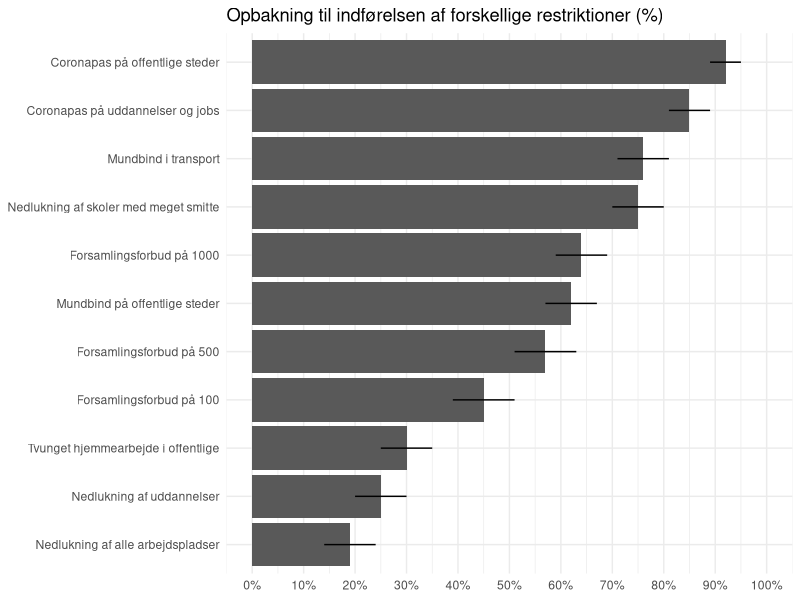
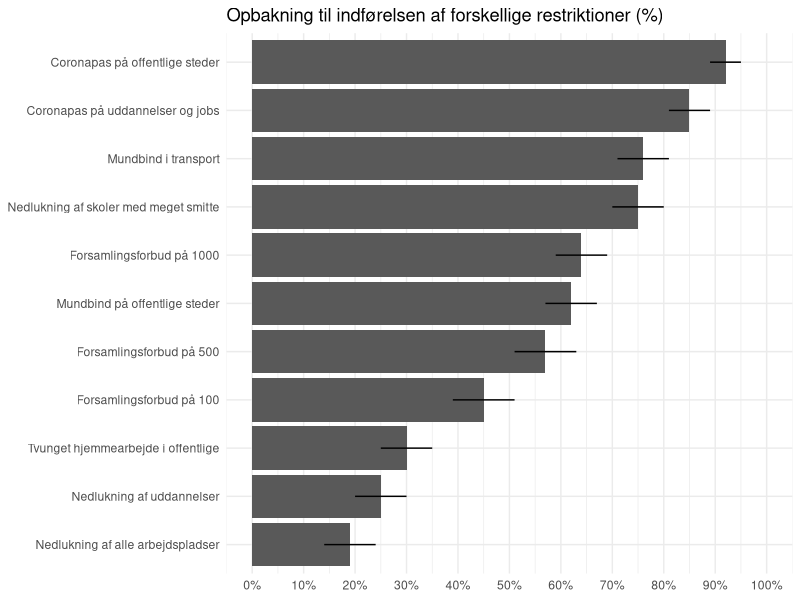

The R script that drew these images, in order:
# R script for "Visualisering af støtte til forskellige coronarestriktioner"
# Link: https://erikgahner.dk/2021/visualisering-af-stotte-til-forskellige-coronarestriktioner/

library("tidyverse")

df <- data.frame(
  restriktion = c("Coronapas på offentlige steder",
                  "Coronapas på uddannelser og jobs",
                  "Mundbind i transport",
                  "Mundbind på offentlige steder",
                  "Nedlukning af skoler med meget smitte",
                  "Nedlukning af uddannelser",
                  "Tvunget hjemmearbejde i offentlige", # sic
                  "Nedlukning af alle arbejdspladser",
                  "Forsamlingsforbud på 100",
                  "Forsamlingsforbud på 500",
                  "Forsamlingsforbud på 1000"
                  ), 
  support = c(.92, .85, .76, .62, .75, .25, .30, .19, .45, .57, .64),
  usikkerhed = c(.03, .04, .05, .05, .05, .05, .05, .05, .06, .06, .05)
) 

df |> 
  mutate(restriktion = fct_reorder(restriktion, support)) |> 
  ggplot(aes(restriktion, support, ymin = support - usikkerhed, ymax = support + usikkerhed)) +
  geom_col() +
  geom_errorbar(width = 0) +
  coord_flip() +
  theme_minimal() +
  scale_y_continuous(limits = c(0, 1), breaks = seq(0, 1, .1), labels = scales::percent_format(accuracy = 5L)) +
  labs(title = "Opbakning til indførelsen af forskellige restriktioner (%)",
       x = NULL,
       y = NULL)

ggsave("covid_restriktioner_ggplot2.png", width = 7, height = 3)

